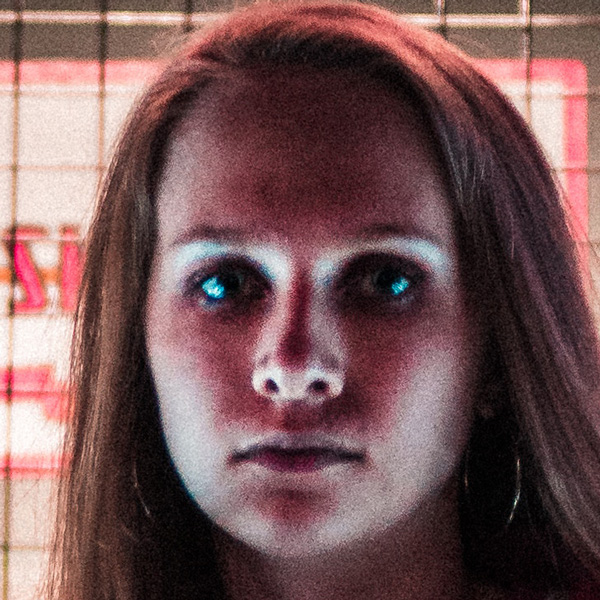
#> input picture real/real_00011.jpg, 600 x 600 px; its folder holds 4 pictures in this run
$ jupyter execute --allow-errors 'Lab 2.ipynb'
#> lines starting #> are read from the running program, lines starting #| are printed output that depends on the picture
# Lab Assignment Two: Exploring Image Data

Arely Alcantara, Emily Fashenpour

## 1. Business Understanding

With the constant rise of technologies, and new personal recognition techniques - most corporations are leaning into using facial detection and recognition. Apple has incorporated face ID instead of touch ID, so that a user is clearly aware and willing to unlock their phone. Other companies are steering away from ID badges and instead are using face detection for building access, and other tasks that used to require ID swiping. Therefore, we believe that it is necessary that these machine learning and artificial intelligence models work appropriately as to avoid impersonation by others that sometimes lead to identity theft, privacy concerns, among others concerns.

The dataset we selected to analyze is made up of real and fake images - where real images are unedited, raw pictures of a human face, while the 'fake' images are edited, altered images of a human face with a different nose, or different eye color, etc. There is a total of 2,041 pictures in the entire dataset. We want to predict if an image is real or altered - as well as see how accurate the model is in detecting that.

A third party that might be interested in this would be Instagram as spam accounts are usually created, and this model would help against that and only have original and 'verified' or real users.

Dataset URL: https://www.kaggle.com/ciplab/real-and-fake-face-detection

Prediction task: real or fake image of a human face? With what degree of accuracy can we say that?|

## 2. Data Preparation

[cell 1]
from matplotlib import pyplot as plt
#from matplotlib.image import imread
import numpy as np
import os, sys
import cv2

real = os.listdir('real/')
fake = os.listdir('fake/')

print('Working with {0} images of real faces'.format(len(real)))
print('Working with {0} images of fake/edited faces'.format(len(fake)))
print('Working with a total of {0} faces'.format(len(real) + len(fake)))

images = []

for image_path in real:
    img = cv2.imread('real/' + image_path, 0)
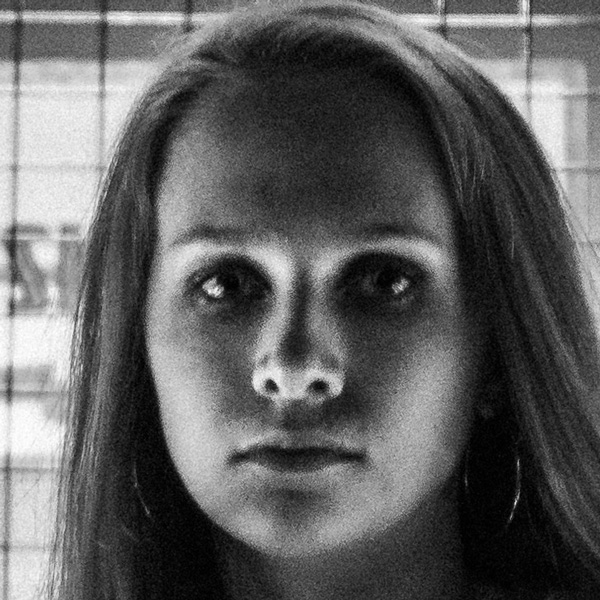
#> img: shape (600, 600); min 0, max 255, mean 96.2
    img = cv2.resize(img, (250, 250))
#> img: shape (250, 250)
    img_size = img.shape
#> img_size = (250, 250)
    img = img.flatten()
    images.append(img)
#> pass 2 of the loop `for image_path in real:`:
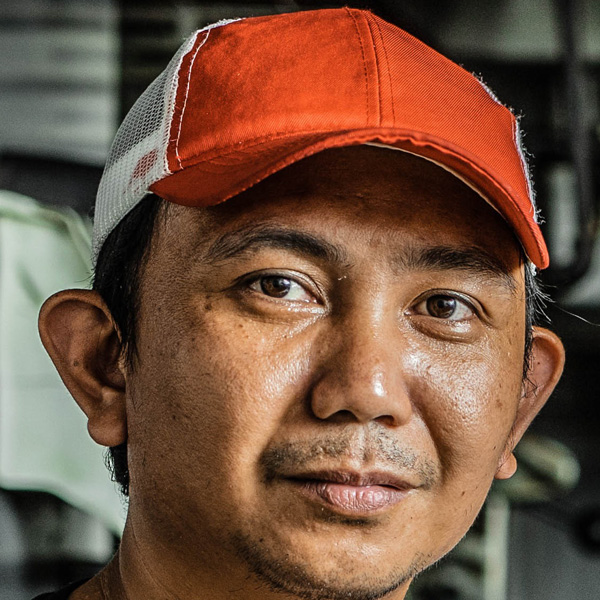
#> input picture real/real_00080.jpg, 600 x 600 px
#> `img = cv2.imread('real/' + image_path, 0)`:
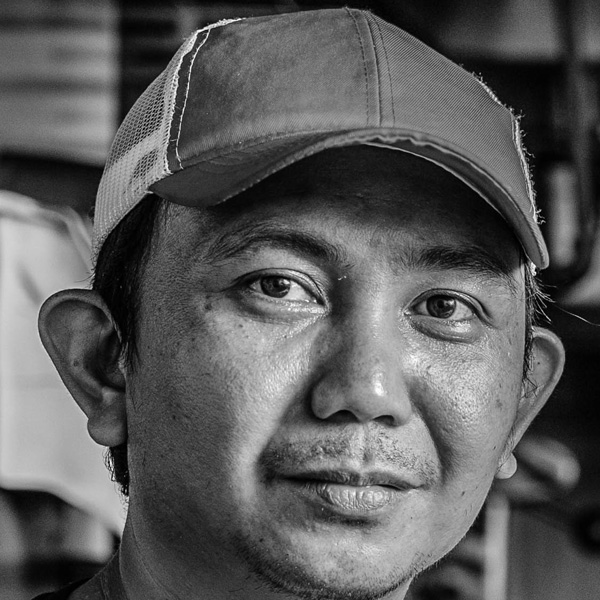
#> img: shape (600, 600); min 0, max 255, mean 90.2
#> `img = cv2.resize(img, (250, 250))`:
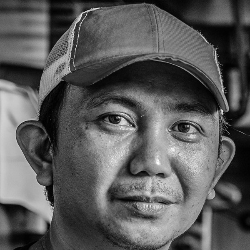
#> img: shape (250, 250); min 0, max 252, mean 90.1
#> pass 3 of the loop `for image_path in real:`:
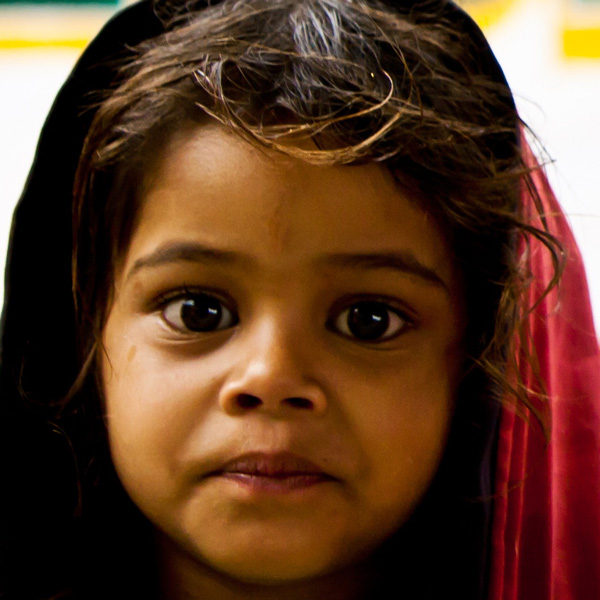
#> input picture real/real_00095.jpg, 600 x 600 px
#> `img = cv2.imread('real/' + image_path, 0)`:
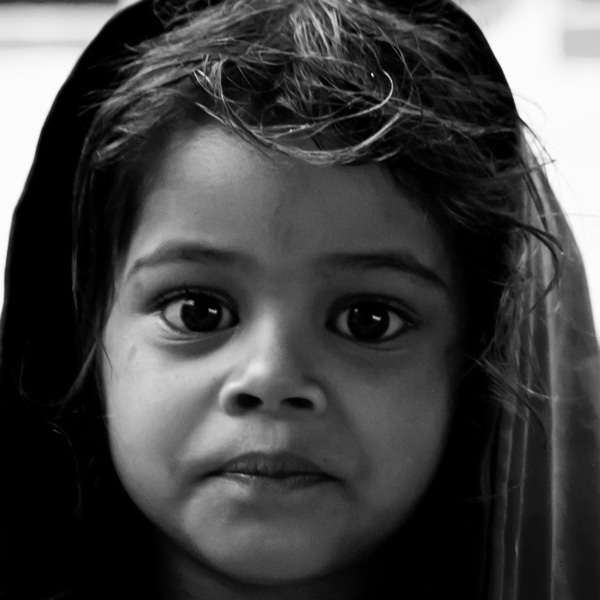
#> img: shape (600, 600); min 0, max 255, mean 67.8
#> the loop made 4 passes; the first 3 are shown

for image_path in fake:
    img = cv2.imread('fake/' + image_path, 0)
    img = cv2.resize(img, (250, 250))
    img = img.flatten()
    images.append(img)

images = np.array(images)
print('All images are 600 x 600 pixels and they are resized to 250 x 250. After linearizing each image, the image vector has dimensions of:')
print(img_size)
#| (250, 250)
print('Combining all the 2041 vectorized images into one numpy array gives the following dimensions:')
images.shape
#> Out = (5, 62500)
